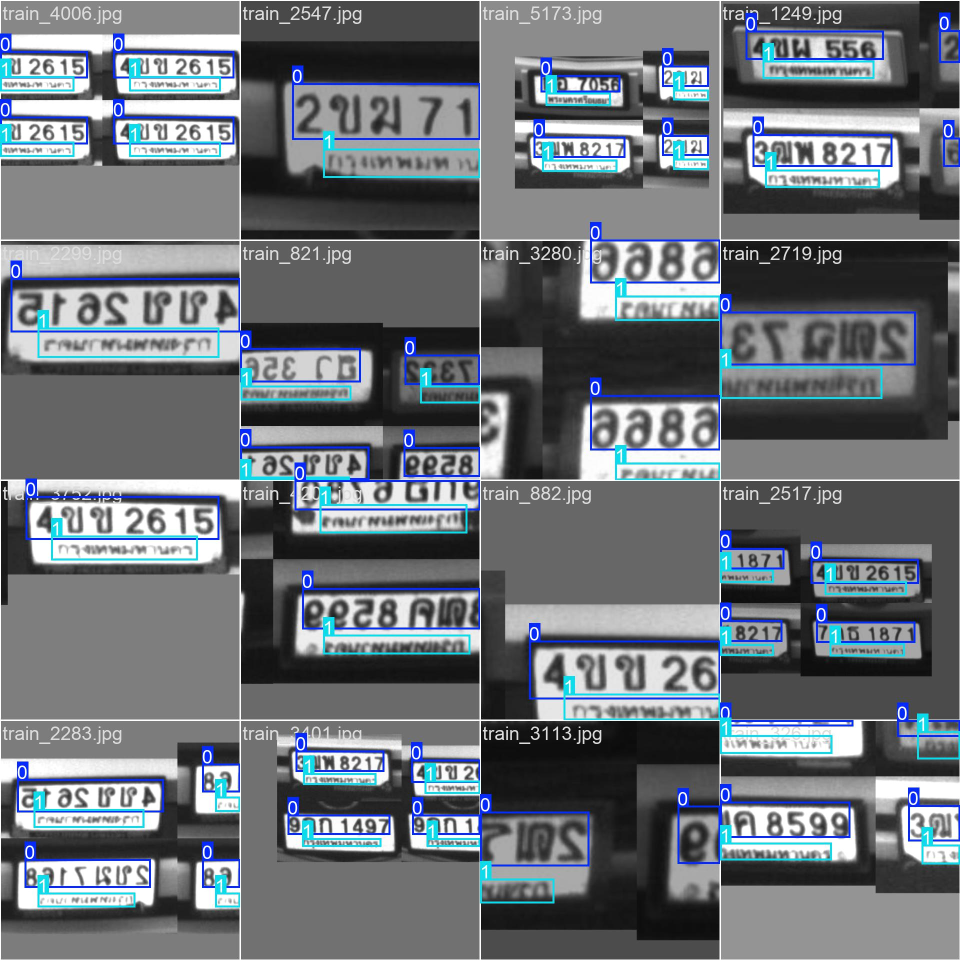
#> input picture train_lastest/runs/detect/plate_splitter_nano/train_batch0.jpg, 1920 x 1920 px (shown at 1/2 size)
$ python -i synthetic_data.py   (imports and definitions only)
#> lines starting #> are read from the running program, lines starting #| are printed output that depends on the picture
"""
Synthetic Thai License Plate Generator with Bounding Box Labels
Generates synthetic Thai license plates with:
- Thai characters and numbers in license plate format
- Province names (77 provinces)
- Homography transformation for distortion
- Data augmentation (translation, rotation, scaling)
- Bicubic interpolation for sharpness
- Bounding box annotations for license number (top) and province (bottom)
"""

import os
import random
import json
import cv2
import numpy as np
from PIL import Image, ImageDraw, ImageFont, ImageFilter
from pathlib import Path
import argparse
from typing import Tuple, List, Dict, Optional


# Thai provinces (77 provinces)
THAI_PROVINCES = [
    "กระบี่", "กรุงเทพมหานคร", "กาญจนบุรี", "กาฬสินธุ์", "กำแพงเพชร",
    "ขอนแก่น", "จันทบุรี", "จำปาศักดิ์", "ฉะเชิงเทรา", "ชลบุรี",
    "ชัยนาท", "ชัยภูมิ", "ชุมพร", "เชียงราย", "เชียงใหม่",
    "ตรัง", "ตราด", "ตาก", "นครนายก", "นครปฐม",
    "นครพนม", "นครราชสีมา", "นครศรีธรรมราช", "นครสวรรค์", "นนทบุรี",
    "นราธิวาส", "น่าน", "บึงกาฬ", "บุรีรัมย์", "ปทุมธานี",
    "ประจวบคีรีขันธ์", "ปราจีนบุรี", "ปัตตานี", "พระนครศรีอยุธยา", "พังงา",
    "พัทลุง", "พิจิตร", "พิษณุโลก", "เพชรบุรี", "เพชรบูรณ์",
    "แพร่", "พะเยา", "ภูเก็ต", "มหาสารคาม", "มุกดาหาร",
    "แม่ฮ่องสอน", "ยโสธร", "ยะลา", "ร้อยเอ็ด", "ระนอง",
    "ระยอง", "ราชบุรี", "ลพบุรี", "ลำปาง", "ลำพูน",
    "เลย", "ศรีสะเกษ", "สกลนคร", "สงขลา", "สตูล",
    "สมุทรปราการ", "สมุทรสงคราม", "สมุทรสาคร", "สระแก้ว", "สระบุรี",
    "สิงห์บุรี", "สุโขทัย", "สุพรรณบุรี", "สุราษฎร์ธานี", "สุรินทร์",
    "หนองคาย", "หนองบัวลำภู", "อ่างทอง", "อุดรธานี", "อุทัยธานี",
    "อุตรดิตถ์", "อุบลราชธานี", "อำนาจเจริญ"
]

# Thai consonants commonly used in license plates
THAI_CONSONANTS = [
    "ก", "ข", "ค", "ง", "จ", "ฉ", "ช", "ซ", "ฌ", "ญ",
    "ฎ", "ฏ", "ฐ", "ฑ", "ฒ", "ณ", "ด", "ต", "ถ", "ท",
    "ธ", "น", "บ", "ป", "ผ", "ฝ", "พ", "ฟ", "ภ", "ม",
    "ย", "ร", "ล", "ว", "ศ", "ษ", "ส", "ห", "ฬ", "อ", "ฮ"
]

# Common Thai words for synthetic data (sample dictionary)
THAI_WORDS = [
    "กรุงเทพ", "ไทย", "รถ", "บ้าน", "เมือง", "คน", "น้ำ", "ฟ้า",
    "ดิน", "ไฟ", "ลม", "ป่า", "ภูเขา", "ทะเล", "แม่น้ำ", "ดอกไม้",
    "ต้นไม้", "สวน", "ถนน", "สะพาน", "วัด", "โรงเรียน", "โรงพยาบาล",
    "ตลาด", "ร้านค้า", "อาหาร", "ข้าว", "น้ำตาล", "เกลือ", "พริก",
    "หมู", "ไก่", "เป็ด", "ปลา", "กุ้ง", "ปู", "ผัก", "ผลไม้"
]

# Thai words for special/vanity license plates (ป้ายทะเบียนพิเศษ)
# These words have meaning and often include vowels above/below characters
THAI_SPECIAL_WORDS = [
    # คำมงคล (Auspicious words)
    "รวย", "โชค", "ดี", "เฮง", "เจริญ", "สุข", "ศรี", "มั่ง", "มี", "โภค",
    "ทรัพย์", "สมบูรณ์", "เจริญ", "รุ่ง", "เรือง", "วัฒนา", "พัฒนา",
    # คำที่น่าสนใจ (Interesting words)
    "หล่อ", "สวย", "เท่", "เจ๋ง", "เฟี้ยว", "ว้าว", "โอ้โห",
    # คำทั่วไป (Common words)
    "รัก", "หวัง", "ฝัน", "ใจ", "คิด", "เชื่อ", "ไว้", "ได้", "เอา",
    "ไป", "มา", "อยู่", "เป็น", "ทำ", "ให้", "กับ", "แล้ว", "เพื่อ",
    # คำสั้น (Short words)
    "ฟ้า", "ดิน", "น้ำ", "ไฟ", "ลม", "ดอก", "ใบ", "เมฆ", "ฝน", "แดด"
]


class ThaiLicensePlateGenerator:
    """Generate synthetic Thai license plates with bounding box labels"""

    def __init__(
        self,
        output_dir: str = "synthetic_plates",
        image_width: int = 340,
        image_height: int = 150,
        font_path: Optional[str] = None
    ):
        self.output_dir = Path(output_dir)
        self.output_dir.mkdir(parents=True, exist_ok=True)

        # Create subdirectories
        self.images_dir = self.output_dir / "images"
        self.images_dir.mkdir(exist_ok=True)

        self.image_width = image_width
        self.image_height = image_height

        # Try to load Thai font
        self.font_path = font_path or self._find_thai_font()
        self.load_fonts()

    def _find_thai_font(self) -> str:
        """Find available Thai font on the system"""
        possible_fonts = [
            "C:/Users/PC/AppData/Local/Microsoft/Windows/Fonts/Sarun's ThangLuang.ttf",  # Default Windows Thai font
            "C:/Windows/Fonts/THSarabunNew.ttf",
            "C:/Windows/Fonts/THSarabun Bold.ttf",
            "/usr/share/fonts/truetype/tlwg/Sarabun-Bold.ttf",
            "/usr/share/fonts/truetype/tlwg/Loma-Bold.ttf",
            "/usr/share/fonts/truetype/dejavu/DejaVuSans-Bold.ttf",
            "/usr/share/fonts/truetype/noto/NotoSansThai-Bold.ttf",
            "/System/Library/Fonts/Thonburi.ttc",  # macOS
        ]

        for font in possible_fonts:
            if os.path.exists(font):
                print(f"Using font: {font}")
                return font

        print("Warning: No Thai font found, using default")
        return None

    def load_fonts(self):
        """Load fonts for license plate text"""
        try:
            if self.font_path:
                # Thai characters (letters) - larger size
                self.font_thai_chars = ImageFont.truetype(self.font_path, 50)
                # Numbers - smaller size to balance with Thai characters
                self.font_numbers = ImageFont.truetype(self.font_path, 42)
                # Province name (bottom) - medium size for better visibility
                self.font_province = ImageFont.truetype(self.font_path, 30)
            else:
                self.font_thai_chars = ImageFont.load_default()
                self.font_numbers = ImageFont.load_default()
                self.font_province = ImageFont.load_default()
        except Exception as e:
            print(f"Error loading font: {e}")
            self.font_thai_chars = ImageFont.load_default()
            self.font_numbers = ImageFont.load_default()
            self.font_province = ImageFont.load_default()

    # [233 lines left out: functions generate_plate_text, generate_background_color, create_plate_image, apply_homography, not called in this run]

    def apply_augmentation(self, img: np.ndarray) -> np.ndarray:
        """
        Apply data augmentation: translation, rotation, scaling
        """
        height, width = img.shape[:2]

        # Random rotation (-15 to 15 degrees)
        angle = random.uniform(-15, 15)
        rotation_matrix = cv2.getRotationMatrix2D((width/2, height/2), angle, 1.0)
        img = cv2.warpAffine(img, rotation_matrix, (width, height),
                            flags=cv2.INTER_CUBIC,
                            borderMode=cv2.BORDER_REPLICATE)
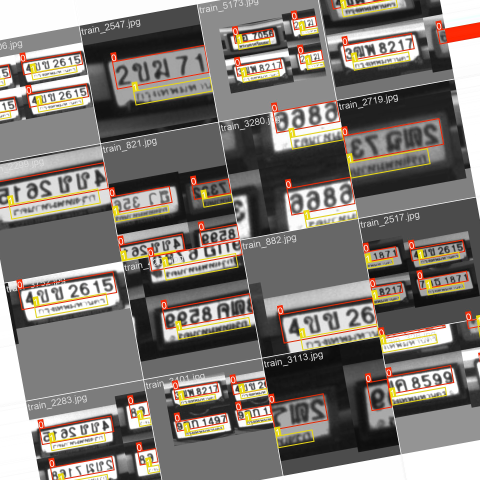
#> img: shape (1920, 1920, 3) (shown at 1/4 size); mean of channels 0, 1, 2 117.1, 122.7, 128.9; drawn as B, G, R

        # Random scaling (0.8 to 1.2)
        scale = random.uniform(0.85, 1.15)
        new_width = int(width * scale)
        new_height = int(height * scale)
        img = cv2.resize(img, (new_width, new_height), interpolation=cv2.INTER_CUBIC)
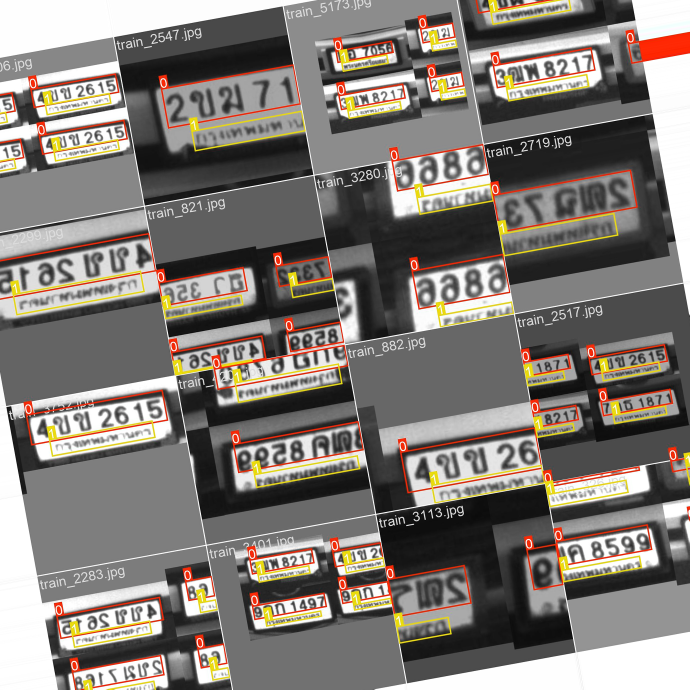
#> img: shape (2068, 2068, 3) (shown at 1/3 size); mean of channels 0, 1, 2 117.1, 122.7, 128.8; drawn as B, G, R

        # Crop or pad to original size
        if scale > 1.0:
            # Crop center
            start_x = (new_width - width) // 2
            start_y = (new_height - height) // 2
            img = img[start_y:start_y+height, start_x:start_x+width]
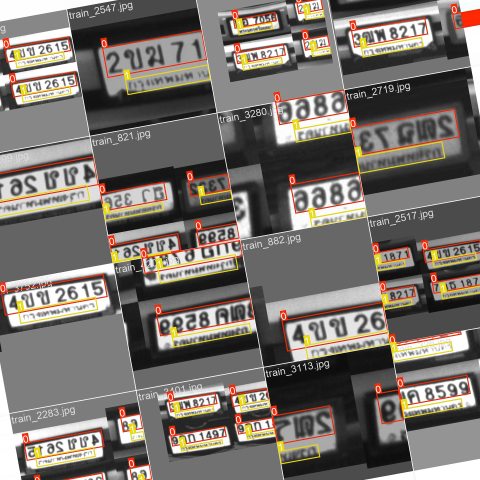
#> img: shape (1920, 1920, 3) (shown at 1/4 size); mean of channels 0, 1, 2 108.3, 114.3, 120.7; drawn as B, G, R
        else:
            # Pad with border color
            pad_x = (width - new_width) // 2
            pad_y = (height - new_height) // 2
            img = cv2.copyMakeBorder(img, pad_y, height-new_height-pad_y,
                                    pad_x, width-new_width-pad_x,
                                    cv2.BORDER_REPLICATE)

        # Random translation (-20 to 20 pixels)
        tx = random.randint(-20, 20)
        ty = random.randint(-10, 10)
        translation_matrix = np.float32([[1, 0, tx], [0, 1, ty]])
        img = cv2.warpAffine(img, translation_matrix, (width, height),
                            borderMode=cv2.BORDER_REPLICATE)
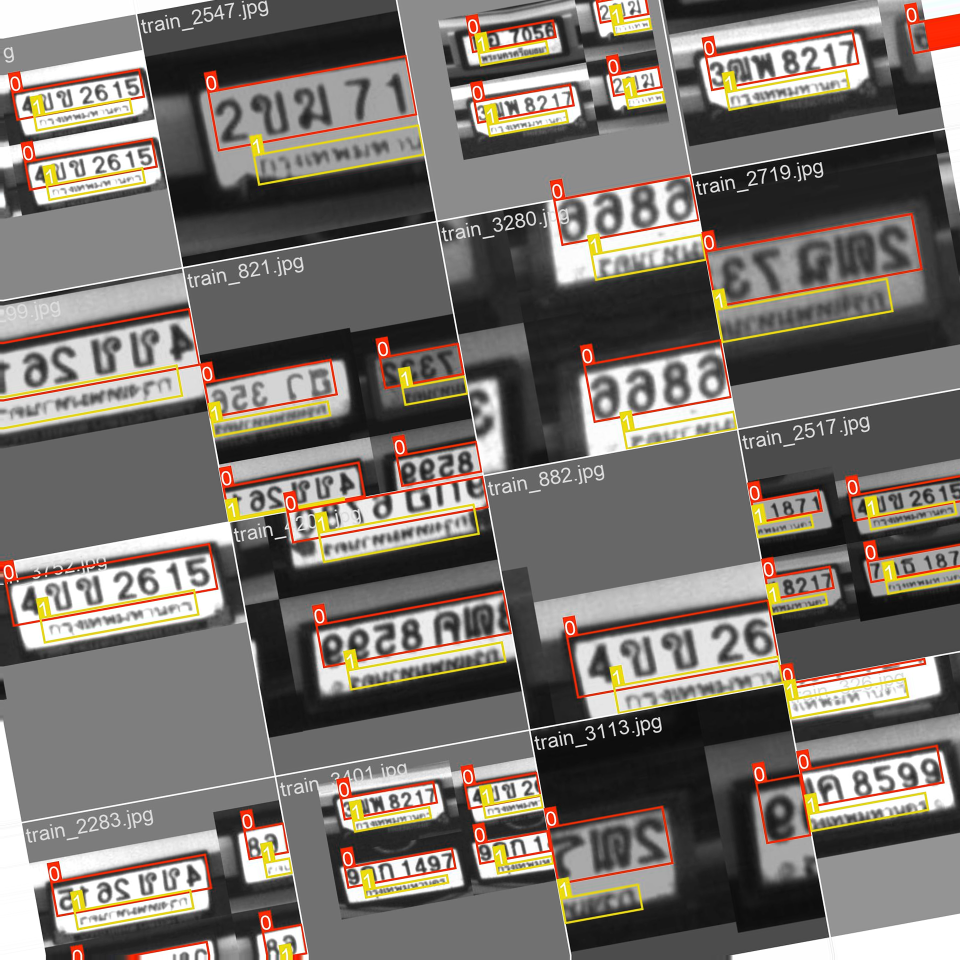
#> img: shape (1920, 1920, 3) (shown at 1/2 size); mean of channels 0, 1, 2 108.5, 114.4, 120.8; drawn as B, G, R

        return img

    # [213 lines left out: functions add_noise_and_blur, apply_bicubic_interpolation, generate_sample, generate_dataset, main, not called in this run]


# [2 lines not run here, left out]

>>> import cv2
>>> picture = cv2.cvtColor(cv2.imread('../train_lastest/runs/detect/plate_splitter_nano/train_batch0.jpg'), cv2.COLOR_BGR2RGB)
>>> result = ThaiLicensePlateGenerator().apply_augmentation(picture)

$ run again, on train_lastest/runs/detect/plate_splitter_nano/train_batch1.jpg
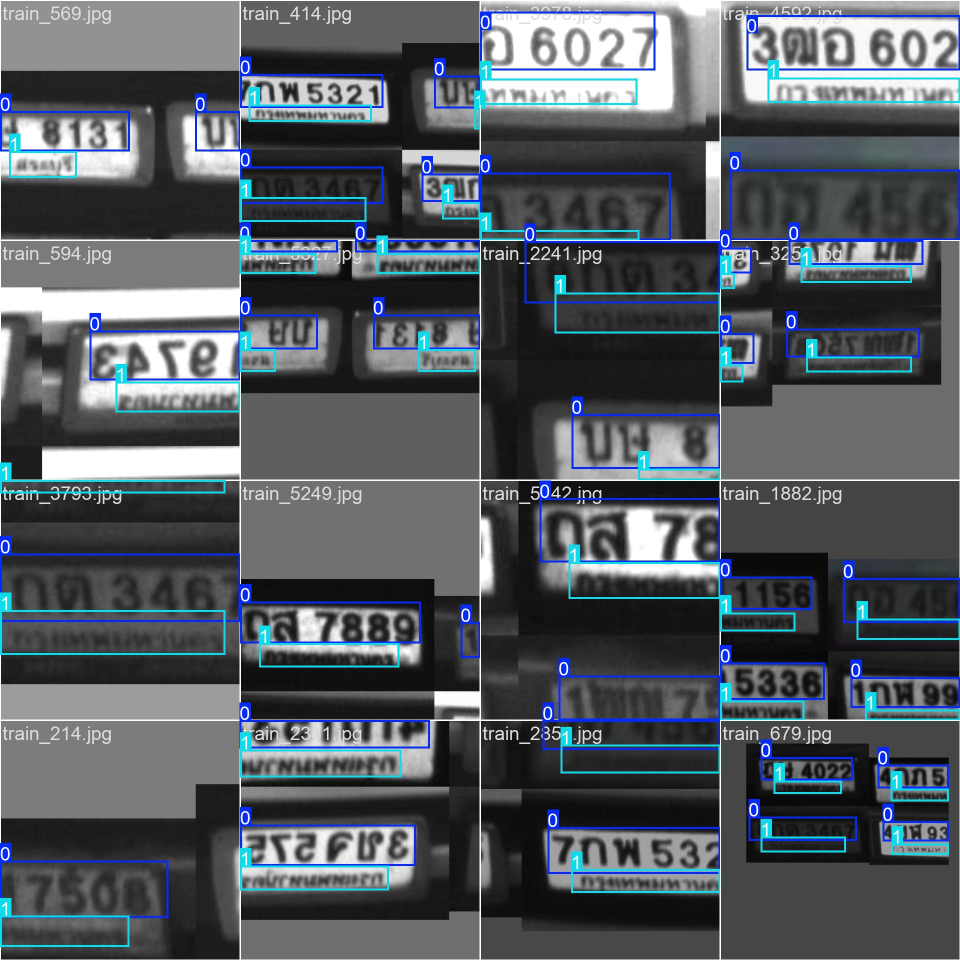
#> input picture train_lastest/runs/detect/plate_splitter_nano/train_batch1.jpg, 1920 x 1920 px (shown at 1/2 size)
#> in apply_augmentation, `img = img[start_y:start_y+height, start_x:start_x+width]`:
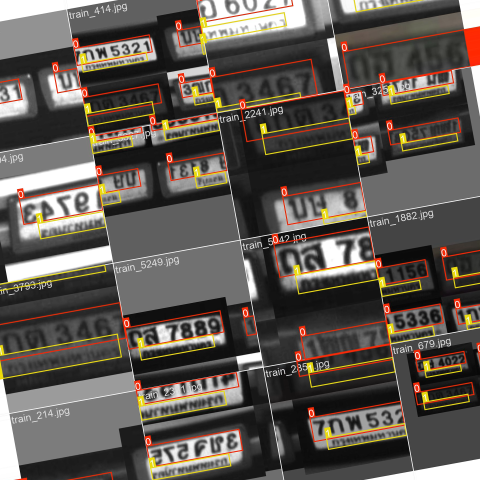
#> img: shape (1920, 1920, 3) (shown at 1/4 size); mean of channels 0, 1, 2 81.7, 88.2, 95.3; drawn as B, G, R
#> in apply_augmentation, `img = cv2.warpAffine(img, translation_matrix, (width, height), borderM..`:
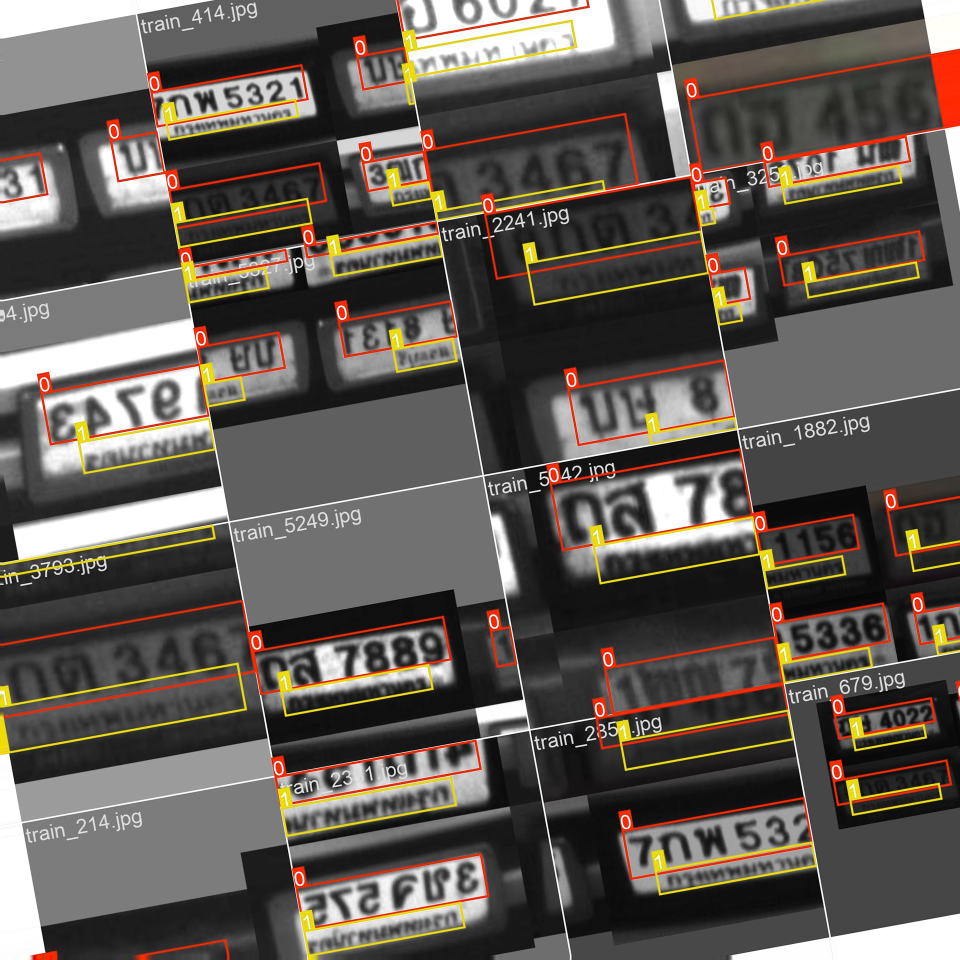
#> img: shape (1920, 1920, 3) (shown at 1/2 size); mean of channels 0, 1, 2 81.5, 88, 95.1; drawn as B, G, R

$ run again, on train_lastest/runs/detect/plate_splitter_nano/train_batch2.jpg
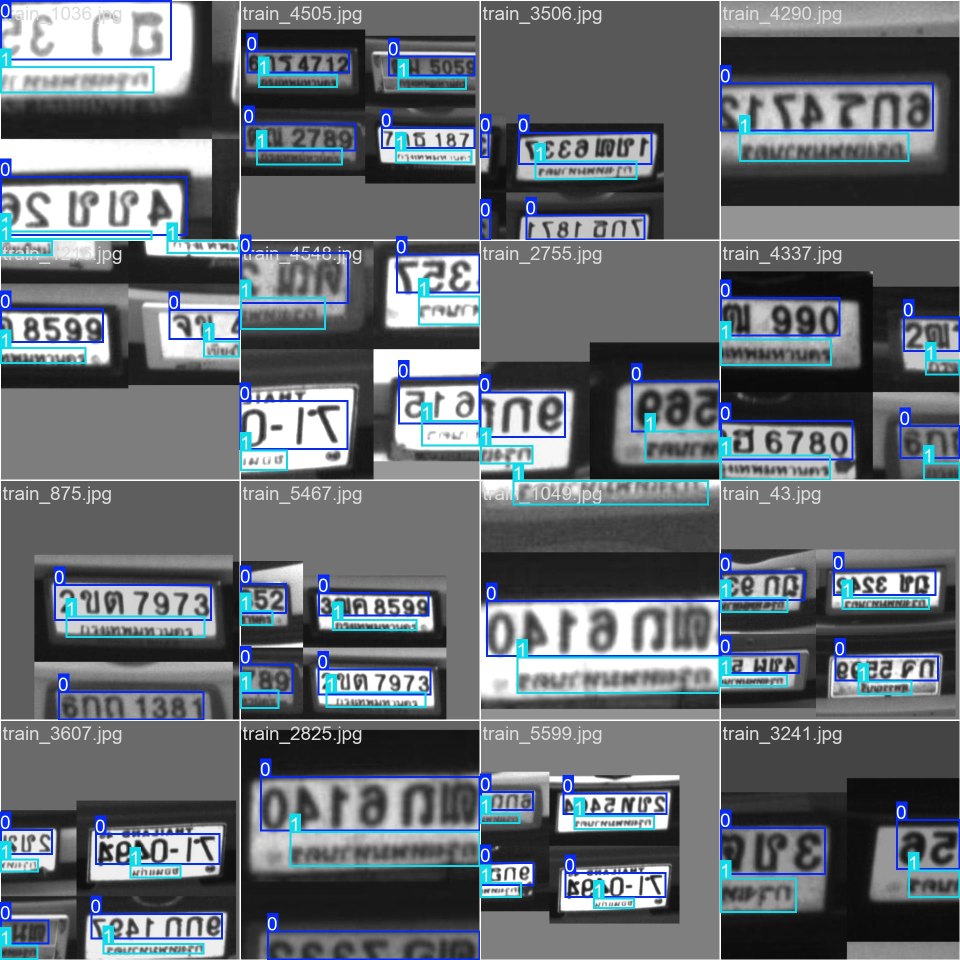
#> input picture train_lastest/runs/detect/plate_splitter_nano/train_batch2.jpg, 1920 x 1920 px (shown at 1/2 size)
#> in apply_augmentation, `img = img[start_y:start_y+height, start_x:start_x+width]`:
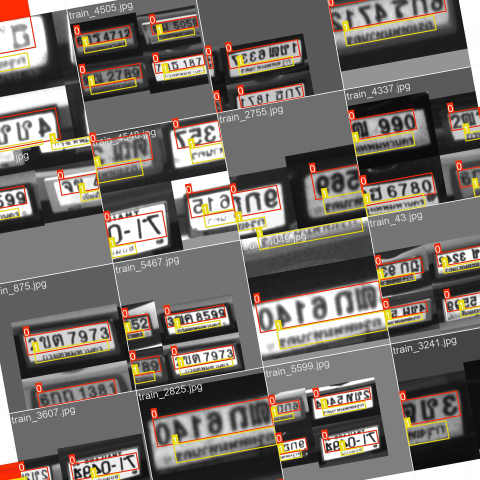
#> img: shape (1920, 1920, 3) (shown at 1/4 size); mean of channels 0, 1, 2 103.7, 110.2, 117.6; drawn as B, G, R
#> in apply_augmentation, `img = cv2.warpAffine(img, translation_matrix, (width, height), borderM..`:
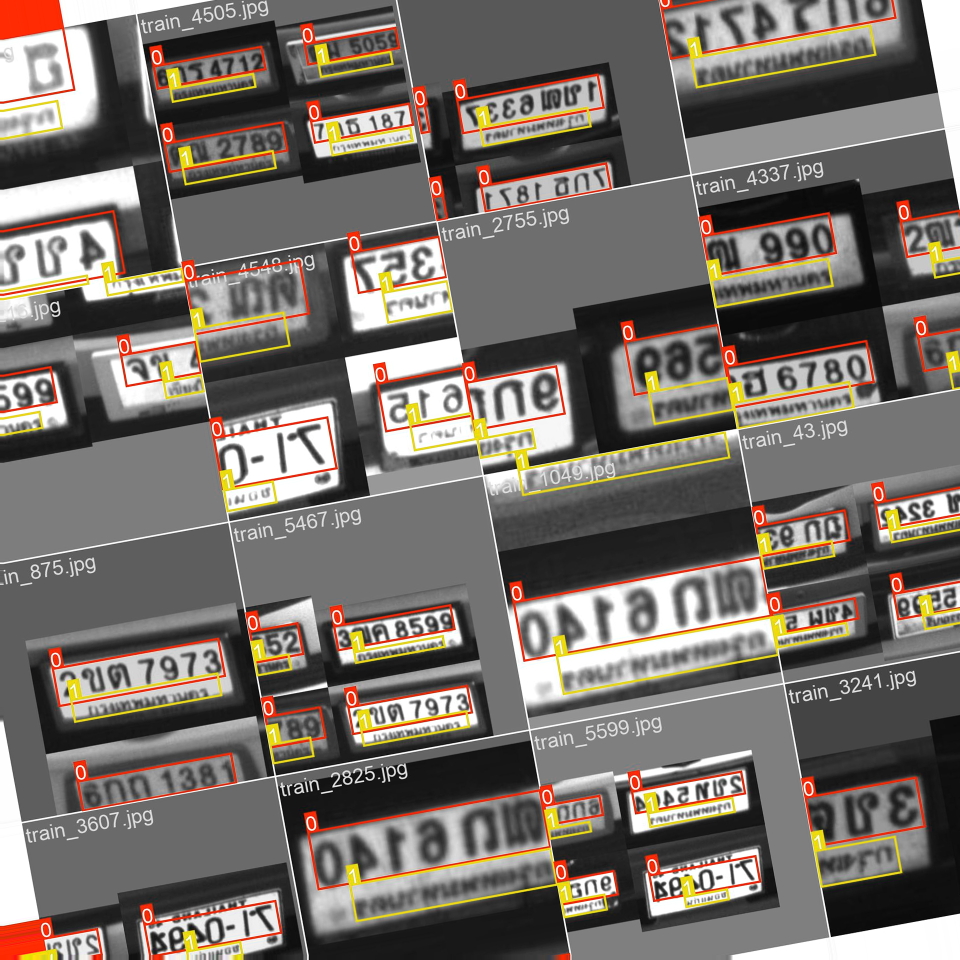
#> img: shape (1920, 1920, 3) (shown at 1/2 size); mean of channels 0, 1, 2 103.7, 110.3, 117.8; drawn as B, G, R
